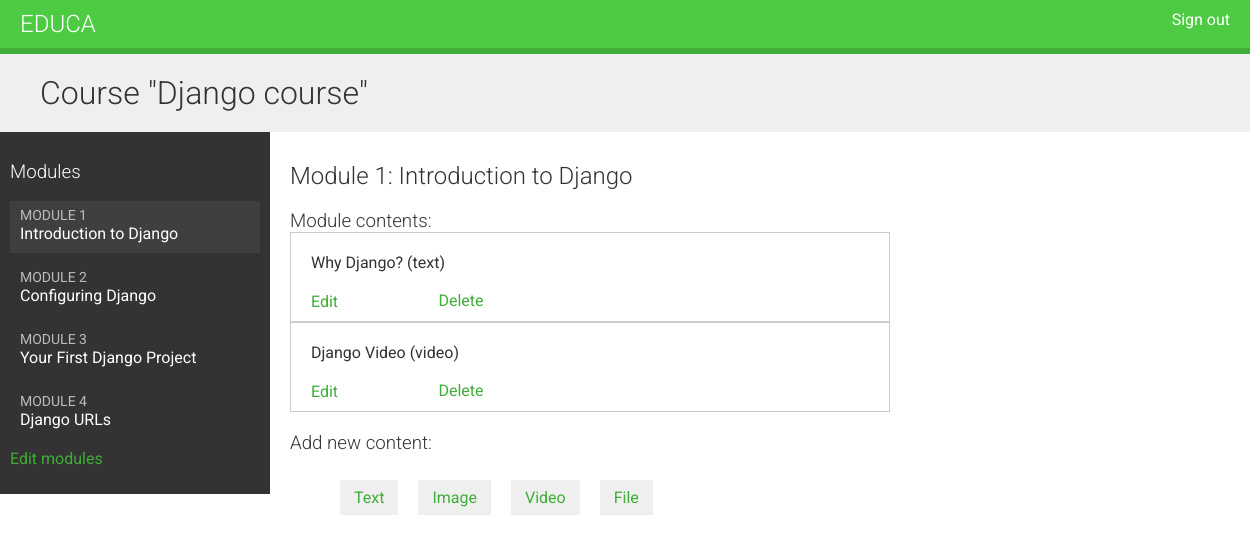
/course/module/6/ (signed in), run on the app's committed database.
### courses/models.py (models this page shows, shortened)
class Course(models.Model):
    owner = models.ForeignKey(User,
                              related_name='courses_created',
                              on_delete=models.CASCADE)
    subject = models.ForeignKey(Subject,
                                related_name='courses',
                                on_delete=models.CASCADE)
    title = models.CharField(max_length=200)
    slug = models.SlugField(max_length=200, unique=True)
    overview = models.TextField()
    created = models.DateTimeField(auto_now_add=True)
    students = models.ManyToManyField(User,
                                      related_name='course_joined',
                                      blank=True)
    class Meta:
        ordering = ['-created']

class Module(models.Model):
    course = models.ForeignKey(Course,
                               related_name='modules',
                               on_delete=models.CASCADE)
    title = models.CharField(max_length=200)
    description = models.TextField(blank=True)
    order = OrderField(blank=True, for_fields=['course'])
    class Meta:
        ordering = ['order']

class Content(models.Model):
    module = models.ForeignKey(Module,
                               related_name='contents',
                               on_delete=models.CASCADE)
    content_type = models.ForeignKey(ContentType,
                        on_delete=models.CASCADE,
                        limit_choices_to={'model__in':(
                            'text',
                            'video',
                            'image',
                            'file')})
    object_id = models.PositiveIntegerField()
    item = GenericForeignKey('content_type', 'object_id')
    order = OrderField(blank=True, for_fields=['module'])
    class Meta:
        ordering = ['order']

class ItemBase(models.Model):
    owner = models.ForeignKey(User,
                              related_name='%(class)s_related',
                              on_delete=models.CASCADE)
    title = models.CharField(max_length=250)
    created = models.DateTimeField(auto_now_add=True)
    updated = models.DateTimeField(auto_now=True)
    class Meta:
        abstract = True
    def __str__(self):
        return self.title

class Text(ItemBase):
    content = models.TextField()

class Video(ItemBase):
    url = models.URLField()

### courses/views.py (the view)
class ModuleContentListView(TemplateResponseMixin, View):
    template_name = 'courses/manage/module/content_list.html'
    def get(self, request, module_id):
        module = get_object_or_404(Module,
                                   id=module_id,
                                   course__owner=request.user)
        return self.render_to_response({'module': module})

### courses/templatetags/course.py (called while the page is built)
@register.filter
def model_name(obj):
    try:
        return obj._meta.model_name
    except AttributeError:
        return None

### courses/templates/courses/manage/module/content_list.html (shortened to what this page needs)
{% extends 'base.html' %}
{% load course %}
{% block content %}
    {% with course=module.course %}
        <h1>Course "{{course.title}}"</h1>
        <div class="contents">
            <h3>Modules</h3>
            <ul id="modules">
                {% for m in course.modules.all %}
                    <li data-id="{{m.id}}" {% if m == module %}
                    class="selected"{% endif %}>
                        <a href="{% url 'module_content_list' m.id %}">
                            <span>
                                Module <span class="order">{{m.order|add:1}}</span>
                            </span>
                            <br>
                            {{m.title}}
                        </a>
                    </li>
                {% empty %}
                    <li>No module yet.</li>
                {% endfor %}
            </ul>
            <p><a href="{% url 'course_module_update' course.id %}">
            Edit modules</a></p>
        </div>
        <div class="module">
            <h2>Module {{module.order|add:1}}: {{module.title}}</h2>
            <h3>Module contents:</h3>
            <div id="module-contents">
                {% for content in module.contents.all %}
                    <div data-id="{{content.id}}">
                        {% with item=content.item %}
                            <p>{{item}} ({{item|model_name}})</p>
                            <a href="{% url 'module_content_update' module.id item|model_name item.id %}">Edit</a>
                            <form action="{% url 'module_content_delete' content.id %}"
                            method="post">
                                <input type="submit" value="Delete">
                            </form>
                        {% endwith %}
                    </div>
                {% empty %}
                    <p>This module has no contents yet.</p>
                {% endfor %}
            </div>
            <h3>Add new content:</h3>
            <ul class="content-types">
                <li>
                    <a href="{% url 'module_content_create' module.id 'text' %}">Text</a>
                </li>
                <li>
                    <a href="{% url 'module_content_create' module.id 'image' %}">Image</a>
                </li>
                <li>
                    <a href="{% url 'module_content_create' module.id 'video' %}">Video</a>
                </li>
                <li>
                    <a href="{% url 'module_content_create' module.id 'file' %}">File</a>
                </li>
            </ul>
        </div>
    {% endwith %}
{% endblock content %}

### courses/static/css/base.css (style rules this page uses)
body { margin:0; font-family:'Roboto', sans-serif; font-weight:400; color:#333; }
a { color:#3fad37; text-decoration:none; }
ul { float:left; }
h1, h2, h3, h4, h5, h6 { font-family:'Roboto', sans-serif; font-weight:300; }
h1 { background:#efefef; width:100%; overflow:auto; padding:20px 0 20px 40px; margin:0; }
.module { padding:10px 20px; float:left; width:600px; }
.module h3 { margin:20px 0 0; padding:0; width:100%; }
.module p { margin:10px 0 20px; width:100%; float:left; }
.contents { width:20%; padding:10px; float:left; background:#333; color: #fff; font-family:'Roboto', sans-serif; }
.contents ul { list-style:none; margin:0; padding:0; width:100%; }
.contents ul li { margin:0 0 10px 0; padding:4px 10px 10px; overflow:auto; cursor:move; }
.contents ul li.selected { background:#3f3f3f; }
.contents ul span { text-transform:uppercase; color:#bbb; font-size:14px; }
.contents ul a { display:block; color:#fff; text-decoration:none; }
ul.content-types li { list-style:none; float:left; margin:10px; background:#efefef; padding:8px 14px; }
input, select, textarea { border:1px solid #ccc; border-bottom:3px solid #ccc; padding:8px 12px; font-size:16px; font-family:'Roboto', sans-serif; float:left; clear:both; width:300px; }
input[type=submit], a.button { border-radius:5px; background:#4dcc43; color:#fff; font-size:16px; text-transform:uppercase; border:none; padding:10px 20px; margin:20px 0; }
#module-contents div { padding:10px 20px; border:1px solid #ccc; background:#fff }
#module-contents form { margin:0; padding:0; }
#module-contents input[type=submit] { color:#3fad37; background:none; margin:-20px 0 0; padding:0; float:left; text-transform:none; }

### data on the page
Course: title "Django course"
Module: order|add "1", title "Introduction to Django"
Module: order|add "2", title "Configuring Django"
Module: order|add "3", title "Your First Django Project"
Module: order|add "4", title "Django URLs"
Content: item "Why Django?", item|model_name "text"
Content: item "Django Video", item|model_name "video"
